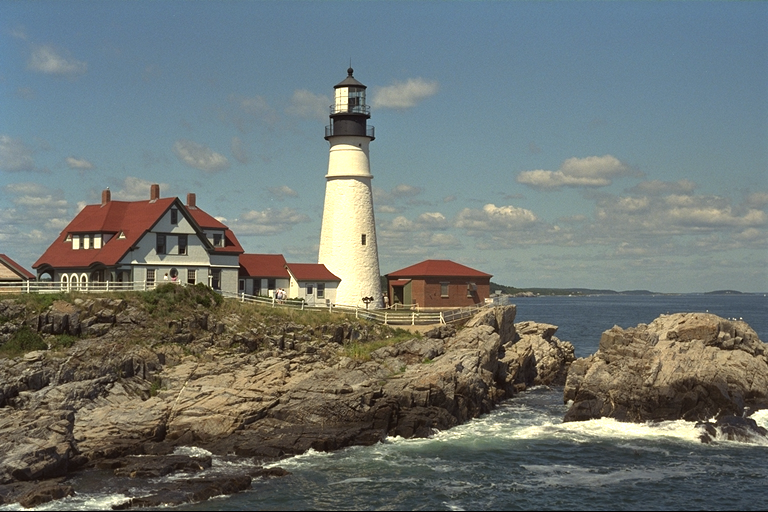
#> input picture RobotDreams/images/kodim21.png, 768 x 512 px
$ jupyter execute ColorSpaces.ipynb
#> lines starting #> are read from the running program, lines starting #| are printed output that depends on the picture
## Introduction to Digital Image Processing with Python

The most fundamental libraries we will be using throughout the entire course are:
* **OpenCV** - For loading, saving and manipulating images and videos.
* **numpy** - Powerful tool for working with (multidimensional) matrices (which are mathematical representations of digital images and videos).
* **matplotlib** - Library for easy plotting (figures, plots, images, etc.)
* **seaborn** - Library for easy plotting of statistical data (e.g., histograms, boxplots, etc.)
* **Pillow** - Library for loading and saving images in various formats (e.g., PNG, JPEG, etc.)

**Practical Applications**
- Define color mode for reading image
- Color mode transformations
- Color change comparison using CieLAB

[cell 1]
import cv2
import numpy as np
import seaborn as sns
from matplotlib import pyplot as plt
from PIL import Image

[cell 2]
plt.rcParams['figure.figsize'] = [10, 5]
sns.set_style('whitegrid')

Let's start by loading and plotting an image.

[cell 3]
img = cv2.imread('../images/kodim21.png')
#> img is the input picture: shape (512, 768, 3); mean B, G, R 114.5, 118, 111.6
plt.imshow(img)
plt.grid(False)

img.shape
#> Out = (512, 768, 3)

**Important**: For historical reasons, OpenCV loads images in **BGR** colour space (not RGB!). We need to manually change the order of colour channels.

[cell 4]
rows, cols, channels = img.shape
#> rows = 512; cols = 768; channels = 3
img_rgb = np.zeros_like(img)

for r in range(rows):
    for c in range(cols):
        pixel = img[r, c, :]
        img_rgb[r, c, 0] = pixel[2]
        img_rgb[r, c, 1] = pixel[1]
        img_rgb[r, c, 2] = pixel[0]

plt.imshow(img_rgb)
plt.grid(False)

Fortunately, OpenCV provides us with a large variety of conversion functions.

[cell 5]
img_rgb = cv2.cvtColor(img, cv2.COLOR_BGR2RGB)
plt.imshow(img_rgb)
plt.grid(False)

[cell 6]
img_gray = cv2.cvtColor(img, cv2.COLOR_BGR2GRAY)
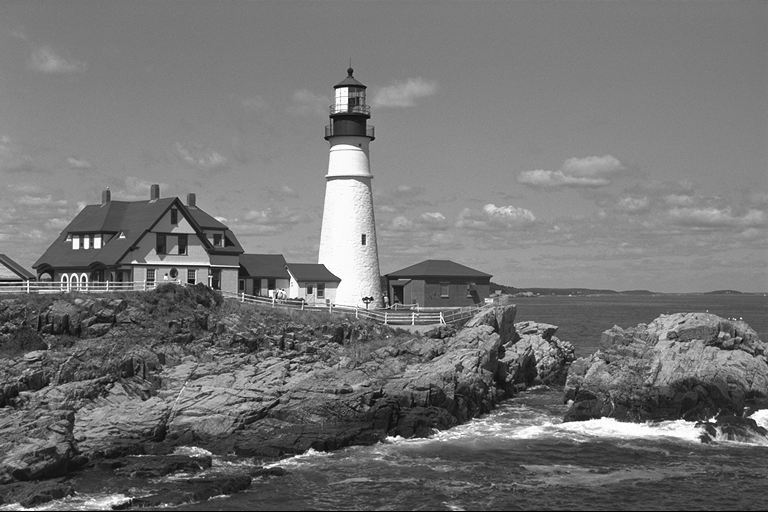
#> img_gray: shape (512, 768); min 0, max 255, mean 115.7
plt.imshow(img_gray, cmap='gray')
plt.grid(False)

[cell 7]
img_gray.shape
#> Out = (512, 768)

[cell 8]
rows//2
#> Out = 256

[cell 9]
plt.imshow(img_rgb[0:rows//2, cols//2:, :])
plt.grid(False)
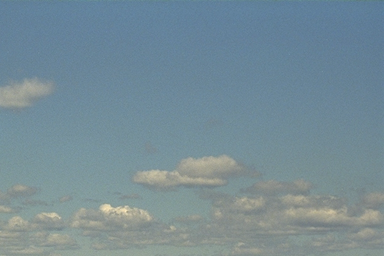
#> shown: shape (256, 384, 3); mean R, G, B 118.3, 140.5, 150.4

### Image Loading Alternatives

Apart from OpenCV there are other packages that allow you to read images, e.g., [scikit-image](https://scikit-image.org/docs/0.23.x/api/skimage.io.html#skimage.io.imread), [torchvision](https://pytorch.org/vision/0.19/generated/torchvision.io.read_image.html) or [Pillow](https://pillow.readthedocs.io/en/stable/reference/Image.html#PIL.Image.open), among many others.

[cell 10]
img = Image.open('../images/kodim21.png')
img

Note that Pillow does not load images as numpy arrays. If we want to further process the image as arrays, we need to parse them. Fortunately, this is pretty easy :-)

```python
img = np.array(img)
```

### RGB vs CieLAB
RGB is not a perceptive colour space. The mathematical difference between two colours does not necessarilly relate to the perceptual difference. Let's see an example.

[cell 11]
color_1 = np.zeros((50, 50, 3), dtype=np.uint8)
color_1[..., 0] = 100
color_1[..., 1] = 200
color_1[..., 2] = 100

# |color_1 - color_2| = 150
color_2 = np.zeros((50, 50, 3), dtype=np.uint8)
color_2[..., 0] = 150
color_2[..., 1] = 250
color_2[..., 2] = 150

# |color_1 - color_3| = 120
color_3 = np.zeros((50, 50, 3), dtype=np.uint8)
color_3[..., 0] = 100
color_3[..., 1] = 80
color_3[..., 2] = 100

plt.subplot(131), plt.imshow(color_1), plt.title('Color 1')
plt.subplot(132), plt.imshow(color_2), plt.title('Color 2')
plt.subplot(133), plt.imshow(color_3), plt.title('Color 3')
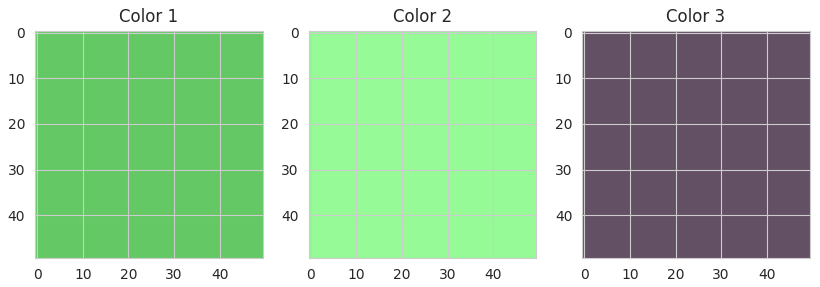
#> figure drawn by matplotlib, 3 panels

[cell 12]
color_1_lab = cv2.cvtColor(color_1, cv2.COLOR_RGB2LAB)
#> color_1_lab: shape (50, 50, 3); mean of channels 0, 1, 2 186, 79, 169
color_2_lab = cv2.cvtColor(color_2, cv2.COLOR_RGB2LAB)
#> color_2_lab: shape (50, 50, 3); mean of channels 0, 1, 2 231, 79, 167
color_3_lab = cv2.cvtColor(color_3, cv2.COLOR_RGB2LAB)
#> color_3_lab: shape (50, 50, 3); mean of channels 0, 1, 2 94, 140, 119

print('Color 1 (LAB)', color_1_lab[0, 0, :])
#| Color 1 (LAB) [186  79 169]
print('Color 2 (LAB)', color_2_lab[0, 0, :])
#| Color 2 (LAB) [231  79 167]
print('Color 3 (LAB)', color_3_lab[0, 0, :])
#| Color 3 (LAB) [ 94 140 119]
print(' ')

print('SAD with respect to color 1')
print('Color 2', np.sum(np.abs(color_1_lab[0, 0, :].astype(np.float32) - color_2_lab[0, 0, :].astype(np.float32))))
#| Color 2 47.0
print('Color 3', np.sum(np.abs(color_1_lab[0, 0, :].astype(np.float32) - color_3_lab[0, 0, :].astype(np.float32))))
#| Color 3 203.0

$ run again, with RobotDreams/images/kodim01.png copied over RobotDreams/images/kodim21.png
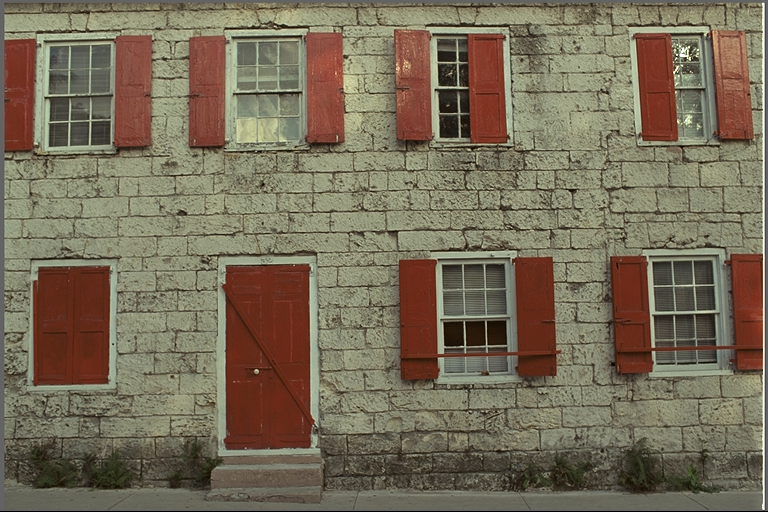
#> input picture RobotDreams/images/kodim01.png, 768 x 512 px
#> img is the input picture: shape (512, 768, 3); mean B, G, R 88.4, 108.7, 119.8
#> `img_gray = cv2.cvtColor(img, cv2.COLOR_BGR2GRAY)`:
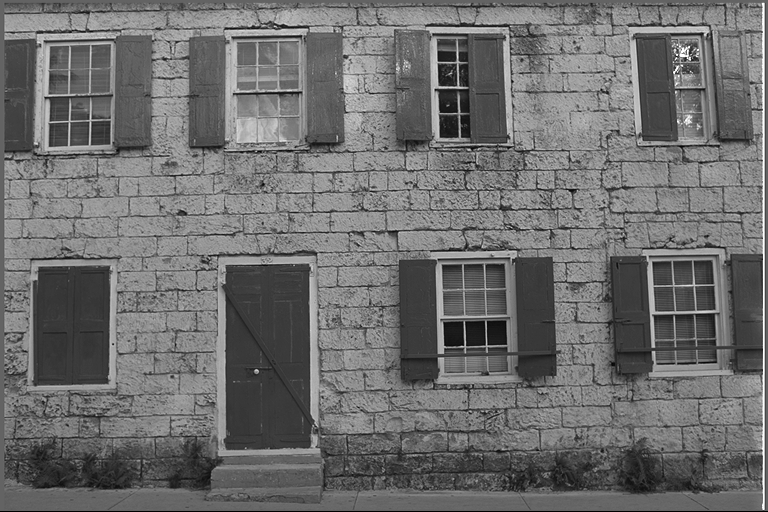
#> img_gray: shape (512, 768); min 0, max 255, mean 109.7
#> `[cell 9] plt.imshow(img_rgb[0:rows//2, cols//2:, :]) plt.grid(False)`:
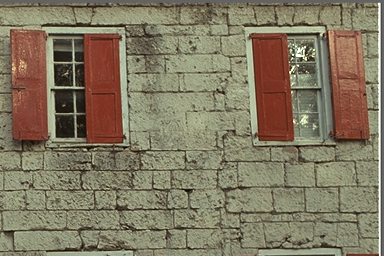
#> shown: shape (256, 384, 3); mean R, G, B 130.5, 120.5, 97.6
#> color_1_lab: shape (50, 50, 3); mean of channels 0, 1, 2 186, 79, 169
#> color_2_lab: shape (50, 50, 3); mean of channels 0, 1, 2 231, 79, 167
#> color_3_lab: shape (50, 50, 3); mean of channels 0, 1, 2 94, 140, 119
#| Color 1 (LAB) [186  79 169]
#| Color 2 (LAB) [231  79 167]
#| Color 3 (LAB) [ 94 140 119]
#| Color 2 47.0
#| Color 3 203.0

$ run again, with RobotDreams/images/kodim02.png copied over RobotDreams/images/kodim21.png
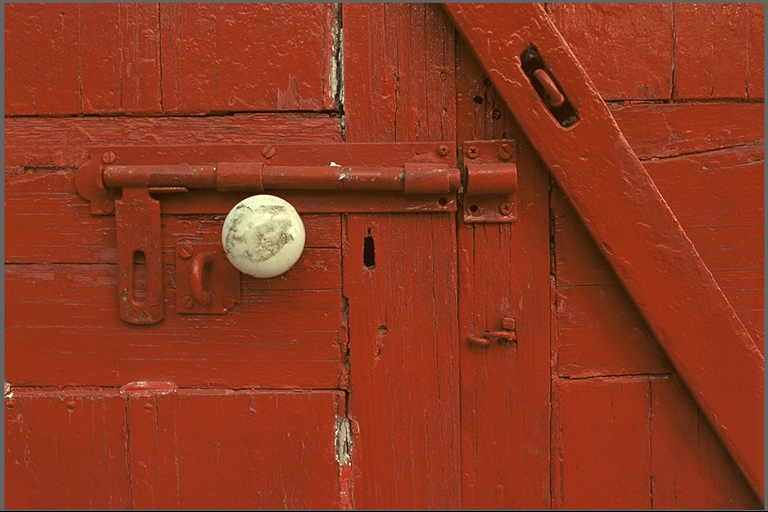
#> input picture RobotDreams/images/kodim02.png, 768 x 512 px
#> img is the input picture: shape (512, 768, 3); mean B, G, R 31.2, 56.4, 142.9
#> `img_gray = cv2.cvtColor(img, cv2.COLOR_BGR2GRAY)`:
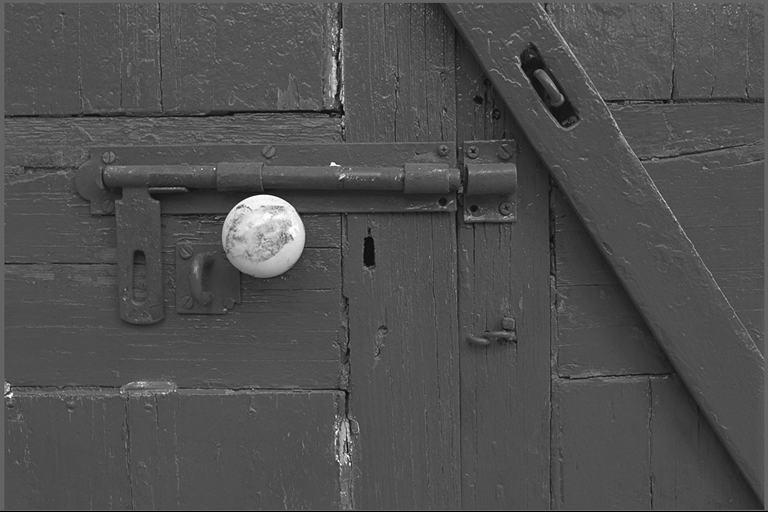
#> img_gray: shape (512, 768); min 0, max 255, mean 79.4
#> `[cell 9] plt.imshow(img_rgb[0:rows//2, cols//2:, :]) plt.grid(False)`:
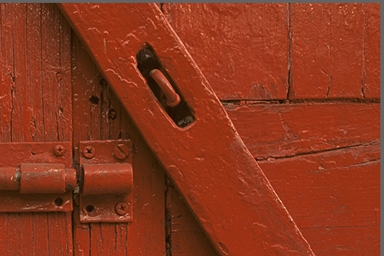
#> shown: shape (256, 384, 3); mean R, G, B 137.8, 54.4, 29.2
#> color_1_lab: shape (50, 50, 3); mean of channels 0, 1, 2 186, 79, 169
#> color_2_lab: shape (50, 50, 3); mean of channels 0, 1, 2 231, 79, 167
#> color_3_lab: shape (50, 50, 3); mean of channels 0, 1, 2 94, 140, 119
#| Color 1 (LAB) [186  79 169]
#| Color 2 (LAB) [231  79 167]
#| Color 3 (LAB) [ 94 140 119]
#| Color 2 47.0
#| Color 3 203.0

$ run again, with RobotDreams/images/kodim05.png copied over RobotDreams/images/kodim21.png
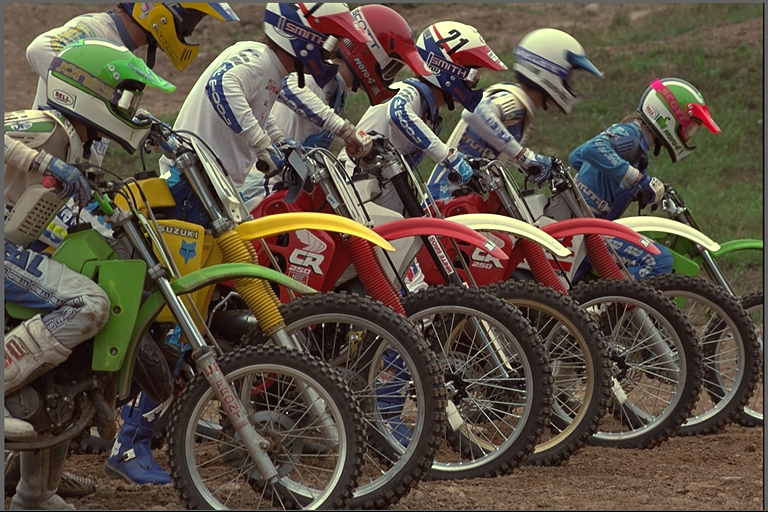
#> input picture RobotDreams/images/kodim05.png, 768 x 512 px
#> img is the input picture: shape (512, 768, 3); mean B, G, R 67.5, 81, 91.5
#> `img_gray = cv2.cvtColor(img, cv2.COLOR_BGR2GRAY)`:
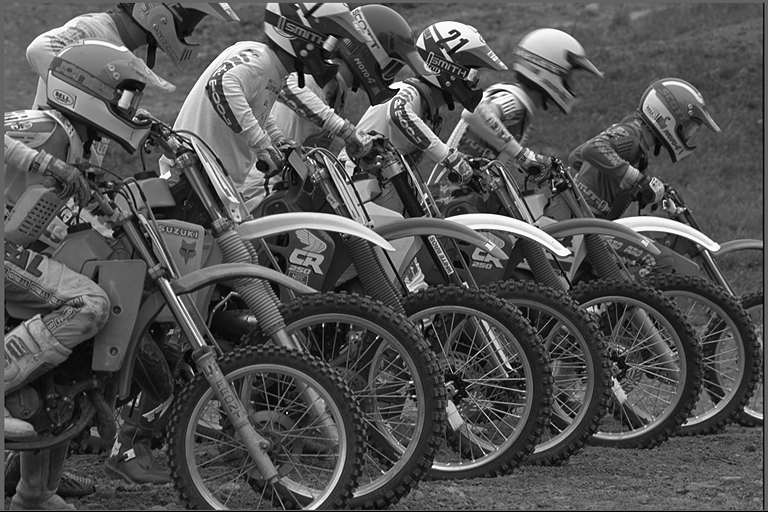
#> img_gray: shape (512, 768); min 0, max 255, mean 82.6
#> `[cell 9] plt.imshow(img_rgb[0:rows//2, cols//2:, :]) plt.grid(False)`:
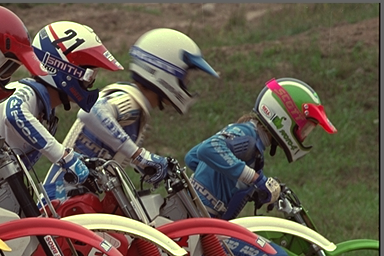
#> shown: shape (256, 384, 3); mean R, G, B 101.2, 91, 77.4
#> color_1_lab: shape (50, 50, 3); mean of channels 0, 1, 2 186, 79, 169
#> color_2_lab: shape (50, 50, 3); mean of channels 0, 1, 2 231, 79, 167
#> color_3_lab: shape (50, 50, 3); mean of channels 0, 1, 2 94, 140, 119
#| Color 1 (LAB) [186  79 169]
#| Color 2 (LAB) [231  79 167]
#| Color 3 (LAB) [ 94 140 119]
#| Color 2 47.0
#| Color 3 203.0
